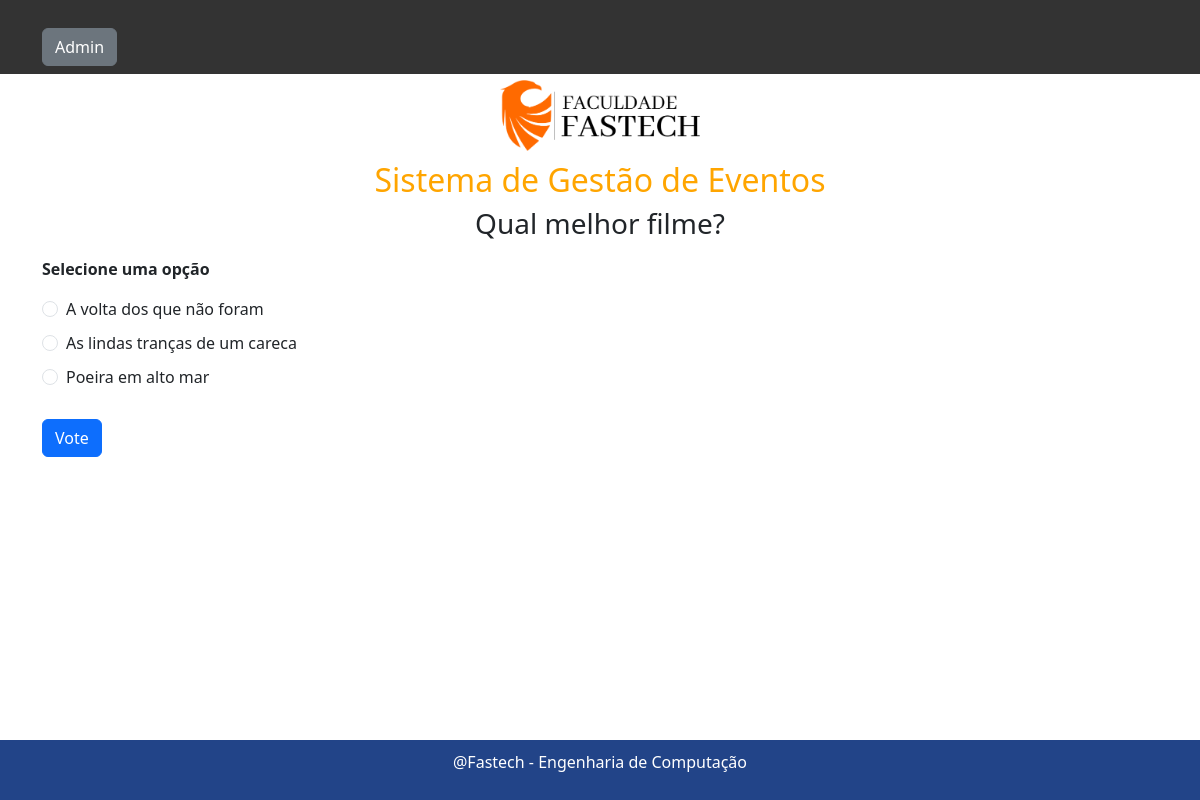
/1/vote, run on the app's committed database.
### enquete/models.py (models this page shows, shortened)
class Question(models.Model):
    question_text = models.CharField(max_length=200)
    objects = models.Manager()

class Option(models.Model):
    question = models.ForeignKey(Question, on_delete=models.CASCADE)
    option_text = models.CharField(max_length=200)
    votes = models.IntegerField(default=0)

### enquete/views.py (the view)
# urls.py: path('<int:question_id>/vote', views.vote, name='vote'),
def vote(request, question_id):
   question = get_object_or_404(Question, pk=question_id)
   try:
       selected_option = question.option_set.get(pk=request.POST['option'])
   except KeyError:
      return render(request, 'enquete/vote.html', {
          'question': question,
          'error_message': "Selecione uma opção",
      })
   else:
       selected_option.votes += 1
       selected_option.save()
       return HttpResponseRedirect(reverse('enquete:results', args=(question_id, )))

### enquete/templates/enquete/vote.html (shortened to what this page needs)
<!DOCTYPE html>
{% load static %}
<html lang="en">
<head>
    <link rel="stylesheet" href="https://cdn.jsdelivr.net/npm/bootstrap@5.3.0/dist/css/bootstrap.min.css">
    <link rel="stylesheet" href="{% static 'enquete/style.css' %}">
</head>
<body>
    <header>
        <nav class="navbar navbar-fixed-top navbar-dark bg-primary">
            <div class="container">
                <a class="btn btn-secondary ml-auto" href="/admin">Admin</a>
            </div>
        </nav>
    </header>
    <div class="logo-container">
        <img src="{% static 'enquete/logo.png' %}" alt="Logo da Empresa">
        <h2 class="project-name">Sistema de Gestão de Eventos</h2>
    </div>
    <div class="container">
        <form action="{% url 'enquete:vote' question.id %}" method="post">
            <fieldset>
                <legend><h3 class="text-center">{{ question.question_text }}</h3></legend>
                {% if error_message %}<p><strong>{{ error_message }}</strong></p>{% endif %}
                {% for option in question.option_set.all %}
                    <div class="form-check">
                        <input class="form-check-input" type="radio" name="option" id="option{{ forloop.counter }}" value="{{ option.id }}">
                        <label class="form-check-label" for="option{{ forloop.counter }}">{{ option.option_text }}</label>
                    </div>
                {% endfor %}
            </fieldset>
            <input class="btn btn-primary" type="submit" value="Vote">
        </form>
    </div>
    <footer>
        <p>@Fastech - Engenharia de Computação</p>
    </footer>
</body>
</html>

### enquete/static/enquete/style.css (style rules this page uses)
body { padding-top: 70px; display: flex; flex-direction: column; min-height: 100vh; }
header { position: fixed; top: 0; left: 0; right: 0; z-index: 100; }
.navbar { background-color: #333333 !important; }
fieldset { border: none; padding: 0; }
legend { text-align: center; }
label { display: block; margin-bottom: 10px; }
input[type="submit"] { margin-top: 20px; }
footer { background-color: #224488; color: #fff; padding: 10px; text-align: center; margin-top: auto; }
a { display: block; text-align: center; margin-top: 20px; }
.logo-container { text-align: center; margin-top: 10px; }
.logo-container img { max-width: 200px; height: auto; }
.project-name { color: #FFA500; margin-top: 10px; }

### data on the page
Question: question_text "Qual melhor filme?"
Option: option_text "A volta dos que não foram"
Option: option_text "As lindas tranças de um careca"
Option: option_text "Poeira em alto mar"

### other printed values
{{ error_message }} "Selecione uma opção"
